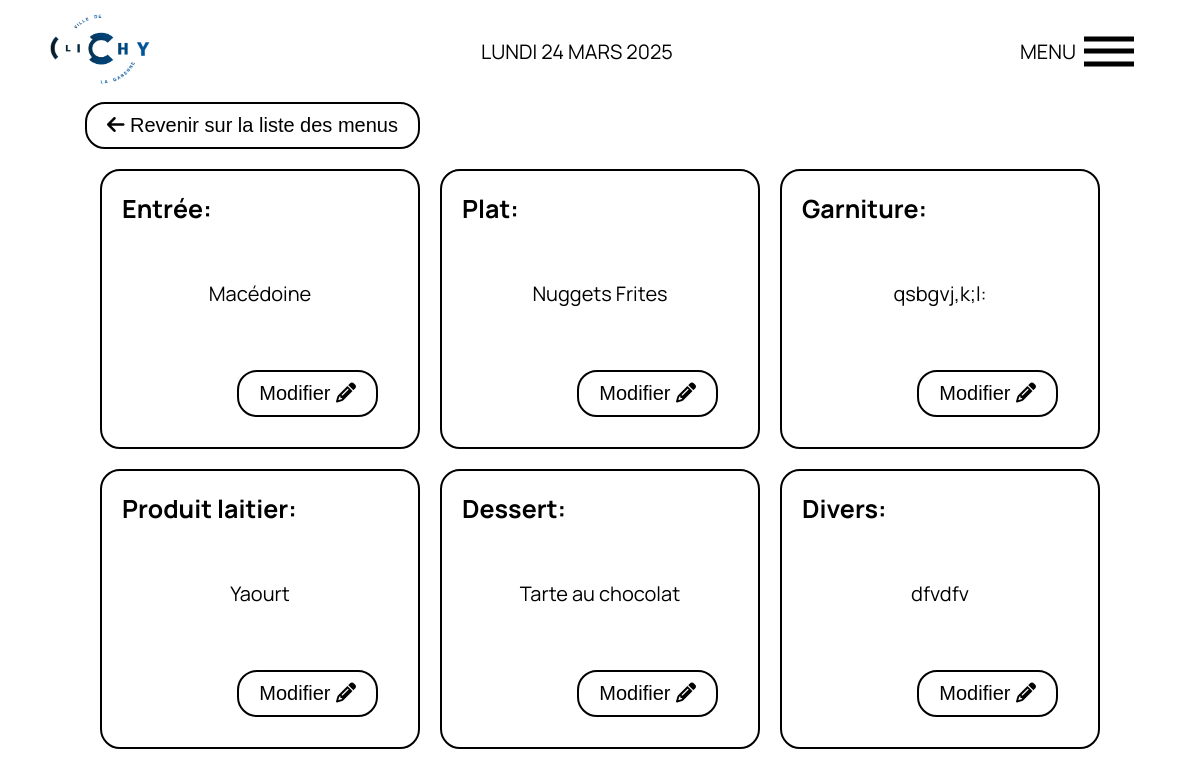
The app's page /Mairie/Menu/HTML_Menu_read.php?id=7 with its own data.
### tables this page shows
CREATE TABLE `menu` (
  `id` int NOT NULL,
  `date_menu` date DEFAULT NULL,
  `entree` varchar(150) NOT NULL,
  `plat` varchar(150) NOT NULL,
  `garniture` varchar(150) NOT NULL,
  `produit_laitier` varchar(150) NOT NULL,
  `dessert` varchar(150) NOT NULL,
  `divers` varchar(150) NOT NULL,
  `nom_menu` varchar(20) DEFAULT NULL,
  `valeur_element` varchar(50) DEFAULT NULL
);

### Mairie/Menu/HTML_Menu_read.php (the view, shortened to what this page needs)
<!DOCTYPE html>
<html lang="fr">
<head>
    <link rel="stylesheet" href="https://cdnjs.cloudflare.com/ajax/libs/font-awesome/6.7.2/css/all.min.css" />
    <link rel="stylesheet" href="../../CSS/crud_menu.css">
</head>
<body>
    <header>
        <a href="../../Mairie/HTML_Admin_Home.php"><img class="logo" src="../images/logo.png"></a>
        <p id="date"></p>
        <div>
            <nav>
                <p>MENU&nbsp;&nbsp;</p>
                <div class="ham-menu">
                    <span></span>
                    <span></span>
                    <span></span>
                </div>
            </nav>
        </div>
    </header>
    <section class="crud_menu">
        <button class="back"><a href="../../Mairie/Menu/HTML_Liste_menu.php"><i class="fa-solid fa-arrow-left"></i>&nbsp;Revenir sur la liste des menus</a></button>
        <?php
        require_once '../../bdd.php';
        $id_menu = filter_input(INPUT_GET, 'id', FILTER_VALIDATE_INT);
        $getmenu = $connexion->prepare(
            'SELECT * FROM menu WHERE id = :id LIMIT 1'
        );
        $getmenu->execute(['id' => $id_menu]);
        if ($getmenu->rowCount() === 1) {
            $menu = $getmenu->fetch(PDO::FETCH_ASSOC);
            echo '<div class="elements">';
                echo '<div class="element">';
                    echo '<h3>Entrée:</h3>';
                    echo '<p>' . htmlspecialchars($menu['entree']) . '</p>';
                    echo '<button><a href="../../Mairie/Menu/HTML_menu_update.php?id=' . $id_menu . '&field=entree">Modifier&nbsp;<i class="fa-solid fa-pencil"></i></a></button>';
                echo '</div>';
                echo '<div class="element">';
                    echo '<h3>Plat:</h3>';
                    echo '<p>' . htmlspecialchars($menu['plat']) . '</p>';
                    echo '<button><a href="../../Mairie/Menu/HTML_menu_update.php?id=' . $id_menu . '&field=plat">Modifier&nbsp;<i class="fa-solid fa-pencil"></i></a></button>';
                echo '</div>';
                echo '<div class="element">';
                    echo '<h3>Garniture:</h3>';
                    echo '<p>' . htmlspecialchars($menu['garniture']) . '</p>';
                    echo '<button><a href="../../Mairie/Menu/HTML_menu_update.php?id=' . $id_menu . '&field=garniture">Modifier&nbsp;<i class="fa-solid fa-pencil"></i></a></button>';
                echo '</div>';
            echo '</div>';
            echo '<div class="elements">';
                echo '<div class="element">';
                    echo '<h3>Produit laitier:</h3>';
                    echo '<p>' . htmlspecialchars($menu['produit_laitier']) . '</p>';
                    echo '<button><a href="../../Mairie/Menu/HTML_menu_update.php?id=' . $id_menu . '&field=produit_laitier">Modifier&nbsp;<i class="fa-solid fa-pencil"></i></a></button>';
                echo '</div>';
                echo '<div class="element">';
                    echo '<h3>Dessert:</h3>';
                    echo '<p>' . htmlspecialchars($menu['dessert']) . '</p>';
                    echo '<button><a href="../../Mairie/Menu/HTML_menu_update.php?id=' . $id_menu . '&field=dessert">Modifier&nbsp;<i class="fa-solid fa-pencil"></i></a></button>';
                echo '</div>';
                echo '<div class="element">';
                    echo '<h3>Divers:</h3>';
                    echo '<p>' . htmlspecialchars($menu['divers']) . '</p>';
                    echo '<button><a href="../../Mairie/Menu/HTML_menu_update.php?id=' . $id_menu . '&field=divers">Modifier&nbsp;<i class="fa-solid fa-pencil"></i></a></button>';
                echo '</div>';
            echo '</div>';
        }
        else {
            echo '<p>Menu introuvable en base de données</p>';
        }
        ?>
    </section>
</body>
</html>

### CSS/crud_menu.css (style rules this page uses)
.crud_menu { padding: 0 50px; }
button { font-size: 20px; padding: 10px 20px; border-radius: 30px; }
.back { padding: 0 35px; }
.elements { display: flex; flex-direction: row; justify-content: center; width: 100%; gap: 20px; height: 35vh; padding: 0 50px; margin-bottom: 20px; }
.element { display: flex; flex-direction: column; justify-content: space-between; border: 2px solid black; border-radius: 20px; padding: 20px; width: 100%; }
.element p { display: flex; justify-content: center; }
.element button, .back { display: flex; justify-content: end; align-items: center; background: none; border: none; font-size: 20px; }
.back a { color: black; border: 2px solid black; border-radius: 20px; padding: 10px 20px; margin-bottom: 20px; }
.element button a { color: black; border: 2px solid black; border-radius: 20px; padding: 10px 20px; }

### CSS/globals.css (style rules this page uses)
:root { --primary: #FFFFFF; --secondary: #335533; --background: #F5F5F3; --font-family: 'Manrope', sans-serif; }
* { margin: 0; padding: 0; box-sizing: border-box; text-decoration: none; list-style: none; }
body { font-family: var(--font-family); }
h3 { font-size: 25px; }
p { font-size: 20px; }
header { display: flex; flex-direction: row; justify-content: space-between; align-items: center; padding: 10px 50px; }
.logo { width: 100px; height: 70px; }
nav { display: flex; flex-direction: row; align-items: center; padding: 1rem; display: flex; }
.ham-menu { height: 50px; width: 50px; margin-left: auto; position: relative; z-index: 3; }
.ham-menu span { height: 5px; width: 100%; background-color: black; position: absolute; top: 50%; left: 50%; transform: translate(-50%, -50%); transition: 0.3s ease; }
.ham-menu span:nth-child(1) { top: 25%; }
.ham-menu span:nth-child(3) { top: 75%; }

### records on screen
menu: entree "Macédoine", plat "Nuggets Frites", garniture "qsbgvj,k;l:", produit_laitier "Yaourt", dessert "Tarte au chocolat", divers "dfvdfv"
